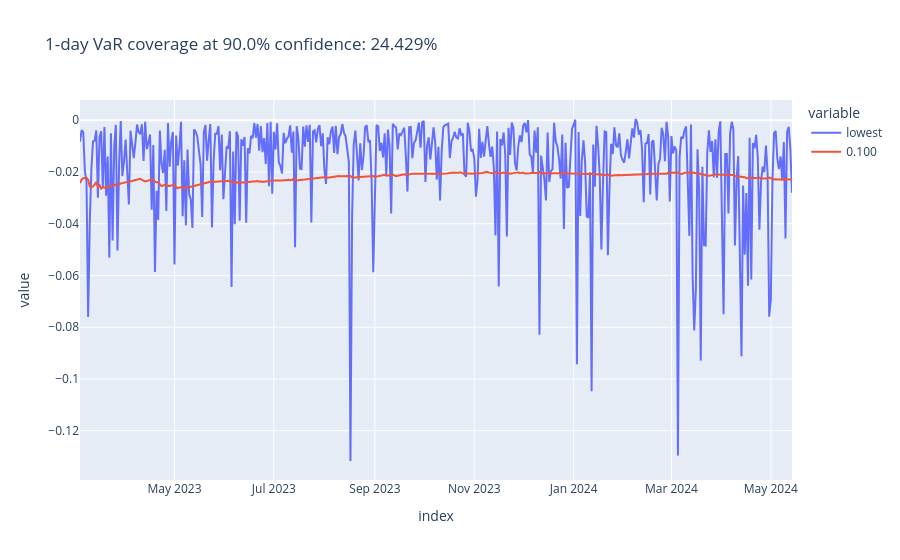

Here is the notebook cell this chart was saved with:
### Markdown cell above
### VaR Results with full past data

### Code cell
plot_coverage(df_var_full, "0.100")

### Figure 1 — Plotly figure (JSON) as saved in the notebook; plotly's stock layout.template omitted (floating-point values rounded to 4 significant figures; data arrays with more than 128 entries replaced by an {"elided": "..."} marker saying what was removed)
{"data": [{"hovertemplate": "variable=lowest<br>index=%{x}<br>value=%{y}<extra></extra>", "legendgroup": "lowest", "line": {"color": "#636efa", "dash": "solid"}, "marker": {"symbol": "circle"}, "mode": "lines", "name": "lowest", "orientation": "v", "showlegend": true, "type": "scatter", "x": {"elided": "438 str values"}, "xaxis": "x", "y": {"elided": "438 float values"}, "yaxis": "y"}, {"hovertemplate": "variable=0.100<br>index=%{x}<br>value=%{y}<extra></extra>", "legendgroup": "0.100", "line": {"color": "#EF553B", "dash": "solid"}, "marker": {"symbol": "circle"}, "mode": "lines", "name": "0.100", "orientation": "v", "showlegend": true, "type": "scatter", "x": {"elided": "438 str values"}, "xaxis": "x", "y": {"elided": "438 float values"}, "yaxis": "y"}], "layout": {"legend": {"title": {"text": "variable"}, "tracegroupgap": 0}, "title": {"text": "1-day VaR coverage at 90.0% confidence: 24.429%"}, "xaxis": {"anchor": "y", "domain": [0, 1], "title": {"text": "index"}}, "yaxis": {"anchor": "x", "domain": [0, 1], "title": {"text": "value"}}}}
